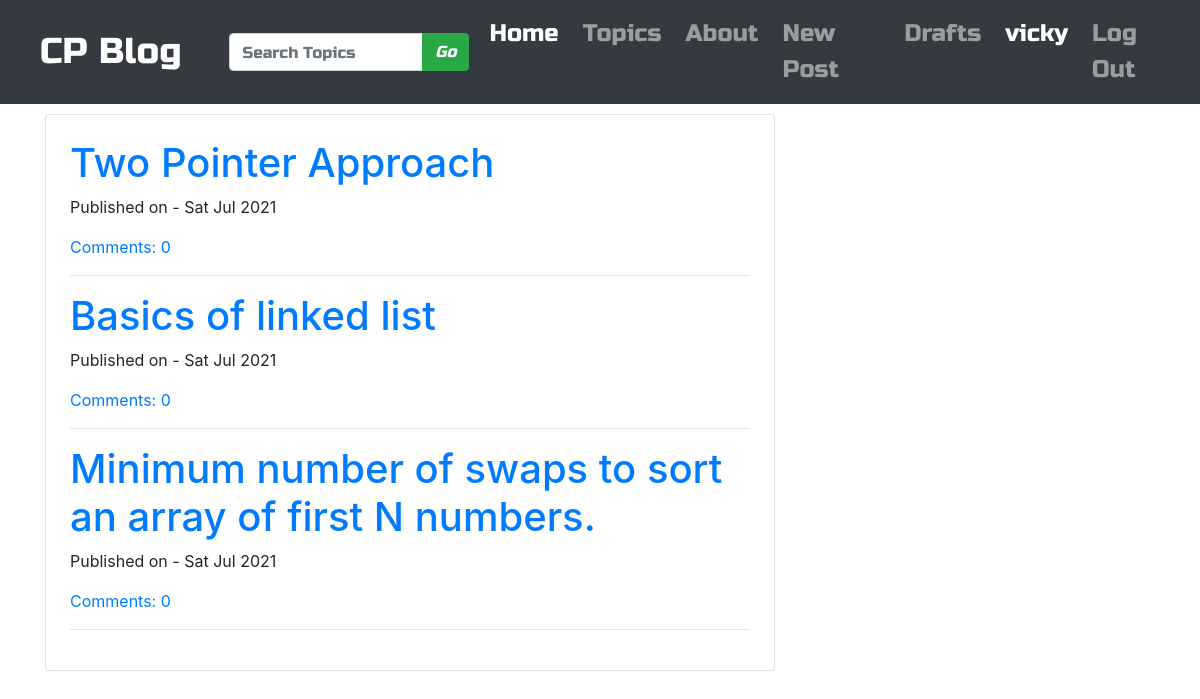
Screenshot of /search/ (signed in) with the database file from the repository.
### blog/models.py (models this page shows, shortened)
class Post(models.Model):
    author = models.ForeignKey('auth.User', on_delete=models.CASCADE)
    title = models.CharField(max_length=200)
    text = models.TextField()
    created_date = models.DateTimeField(default=timezone.now)
    published_date = models.DateTimeField(blank=True, null=True)
    tags = models.CharField(max_length=200, default="CP DSA")
    def approve_comments(self):
        return self.comments.filter(approved_comments=True)

### blog/views.py (the view)
# urls.py: path('search/', views.search, name='search'),
def search(request):
    category = ''
    if 'category' in request.GET:
        category = request.GET['category']
    posts = Post.objects.filter(tags__icontains=category, published_date__lte=timezone.now()).order_by('-published_date')
    return render(request, 'blog/search.html', {'posts': posts})

### blog/templates/blog/search.html
{% extends 'blog/base.html' %}
{% block body_block %}
  <div class="centerstage border rounded p-4">
    {% if posts %}
    {% for post in posts %}
    <div class="post">
      <h1><a href="{% url 'post_detail' pk=post.pk %}">{{ post.title }}</a></h1>
      <div class="date">
        <p>Published on - {{post.published_date|date:"D M Y"}}</p>
      </div>
      <a href="{% url 'post_detail' pk=post.pk %}">Comments: {{post.approve_comments.count}}</a>
      <hr>
    </div>
    {% endfor %}
    {% else %}
    <p>Currently no Posts available on this topic. We will add soon. Sorry for Inconvenience.</p>
    {% endif %}
  </div>
{% endblock %}

### blog/templates/blog/base.html (shortened to what this page needs)
<!DOCTYPE html>
{% load staticfiles %}
<html lang="en" dir="ltr">
  <head>
    <link rel="stylesheet" href="https://stackpath.bootstrapcdn.com/bootstrap/4.4.1/css/bootstrap.min.css">
    <link rel="stylesheet" href="//cdn.jsdelivr.net/npm/medium-editor@latest/dist/css/medium-editor.min.css" type="text/css" media="screen" charset="utf-8">
    <link rel="stylesheet" href="{% static 'css/blog.css' %}">
  </head>
  <body class="loader">
    <nav class="navbar navbar-expand-lg navbar-dark bg-dark techfont custom-navbar">
      <a class="navbar-brand bigbrand ml-4" href="{% url 'post_list' %}"> CP Blog </a>
      <div class="collapse navbar-collapse ml-4" id="navbarNavAltMarkup">
        <div class="navbar-nav justify-content-end">
                <form class="form-inline ml-2 mr-2" action="{% url 'search' %}">
                  <div class="input-group">
                    <input type="text" name="category" class="form-control" placeholder="Search Topics" aria-label="Recipient's username" aria-describedby="button-addon2"/>
                    <div class="input-group-append">
                      <button class="btn btn-success" type="submit" id="button-addon2">
                        <i class="fas fa-search">Go</i>
                      </button>
                    </div>
                  </div>
                </form>
          <a
          {% if '/' in request.path %}
            class="nav-item nav-link active ml-1 mr-1"
          {% else %}
            class="nav-item nav-link ml-1 mr-1"
          {% endif %}
          href="{% url 'post_list' %}"> Home </a>
          <a
          {% if 'topics' in request.path %}
            class="nav-item nav-link active ml-1 mr-1"
          {% else %}
            class="nav-item nav-link ml-1 mr-1"
          {% endif %}
          href="{% url 'topics' %}"> Topics </a>
          <a
          {% if 'about' in request.path %}
            class="nav-item nav-link active ml-1 mr-1"
          {% else %}
            class="nav-item nav-link ml-1 mr-1"
          {% endif %}
          href="{% url 'about' %}"> About </a>
          {% if user.is_authenticated %}
          <a
          {% if 'post_new' in request.path %}
            class="nav-item nav-link active ml-1 mr-1"
          {% else %}
            class="nav-item nav-link ml-1 mr-1"
          {% endif %}
          href="{% url 'post_new' %}"> New Post </a>
          <a
          {% if 'drafts' in request.path %}
            class="nav-item nav-link active ml-1 mr-1"
          {% else %}
            class="nav-item nav-link ml-1 mr-1"
          {% endif %}
          href="{% url 'drafts' %}"> Drafts </a>
          <a class="nav-item nav-link ml-1 mr-1 active" href="#" title="Welcome {{user.username}}"> {{user.username}} </a>
          <a class="nav-item nav-link ml-1 mr-1" href="{% url 'logout' %}"> Log Out </a>
          {% else %}
          <a class="nav-item nav-link ml-1 mr-1" href="{% url 'login' %}"> Log In </a>
          {% endif %}
        </div>
      </div>
    </nav>
    <div class="content container">
      <div class="row">
        <div class="col-md-8">
          <div class="blog_posts">
            {% block body_block %}
            {% endblock %}
          </div>
        </div>
      </div>
    </div>
  </body>
</html>

### blog/static/css/blog.css (style rules this page uses)
.techfont { font-family: 'Russo One', sans-serif; font-size: 1.5em; margin-bottom: 10px; }
.bigbrand { font-size: 1.5em; }
.centerstage { margin: 0 auto; }

### rows the page displays
Post: title "Two Pointer Approach", published_date "Sat Jul 2021", approve_comments.count "0"
Post: title "Basics of linked list", published_date "Sat Jul 2021", approve_comments.count "0"
Post: title "Minimum number of swaps to sort an array of first N numbers.", published_date "Sat Jul 2021", approve_comments.count "0"

### other values shown
{{ user.username }} "vicky"
